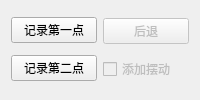
             <widget class="QWidget" name="tab31">
              <attribute name="title">
               <string>直线</string>
              </attribute>
              <layout class="QHBoxLayout" name="horizontalLayout_31">
               <item>
                <layout class="QHBoxLayout" name="horizontalLayout_30">
                 <item>
                  <layout class="QVBoxLayout" name="verticalLayout_12">
                   <item>
                    <widget class="QPushButton" name="pushButton_line1">
                     <property name="text">
                      <string>记录第一点</string>
                     </property>
                    </widget>
                   </item>
                   <item>
                    <widget class="QPushButton" name="pushButton_line2">
                     <property name="text">
                      <string>记录第二点</string>
                     </property>
                    </widget>
                   </item>
                  </layout>
                 </item>
                 <item>
                  <layout class="QVBoxLayout" name="verticalLayout_13">
                   <item>
                    <widget class="QPushButton" name="pushButton_clear1">
                     <property name="enabled">
                      <bool>false</bool>
                     </property>
                     <property name="text">
                      <string>后退</string>
                     </property>
                    </widget>
                   </item>
                   <item>
                    <widget class="QCheckBox" name="checkBox_v1">
                     <property name="enabled">
                      <bool>false</bool>
                     </property>
                     <property name="text">
                      <string>添加摆动</string>
                     </property>
                    </widget>
                   </item>
                  </layout>
                 </item>
                </layout>
               </item>
              </layout>
             </widget>
